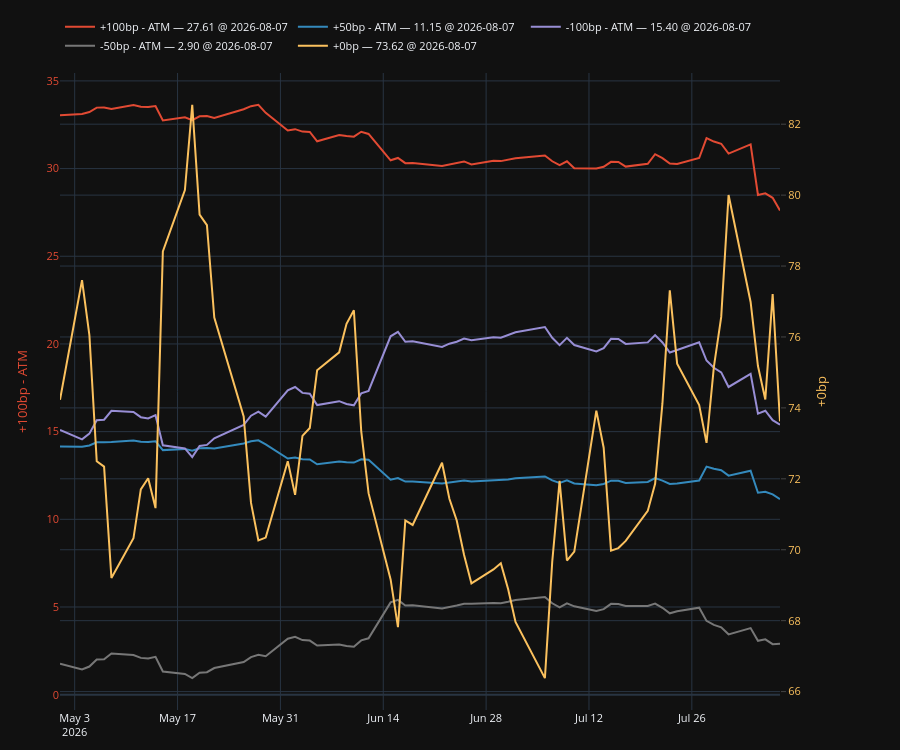

Notebook cell for this chart:
### Code cell
plot, fig, ax, ax2, legend = make_secondary_axis_plot(engine="plotly")
for col in [c for c in skew.columns if c.endswith("- ATM")]:
    plot(skew[col], which="left")
plot(skew["+0bp"], which="right")
legend(valfmt="{:.2f}", show_date=True)
